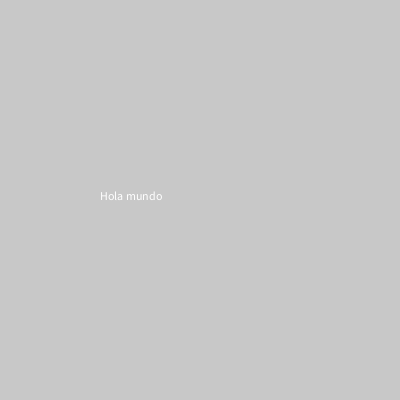
Frame 1 (no input)
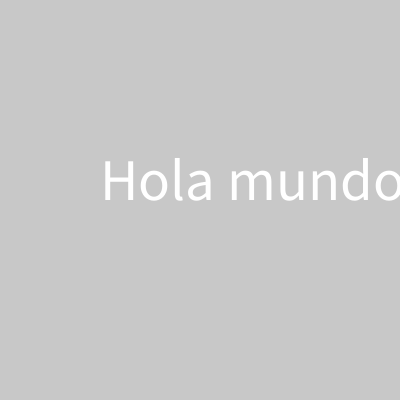
Frame 60 (the mouse pressed at the canvas centre just before this capture)
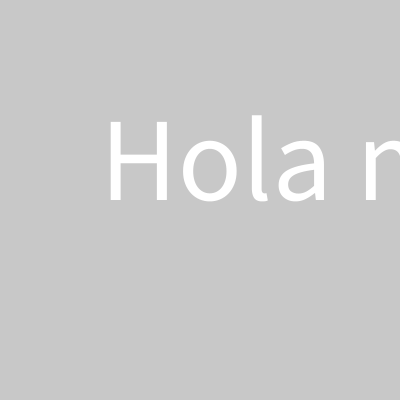
Frame 120 (the mouse held since frame 60 and released just before this capture)

The Processing sketch that drew these frames (run headless with seeded random() and noise(); from frame 60 on, the mouse is pressed at the canvas centre):

// Processing sketch: variable_inc_auto_text
// ── variable_inc_auto_text.pde
int posXEllipse = 200;
int tam = 0;

void setup() {
  size(400, 400);
}

void draw() {
  background(200);
  textSize(tam);
  text("Hola mundo", 100, 200);
  tam = tam + 1;
}

void mouseClicked() {
}
